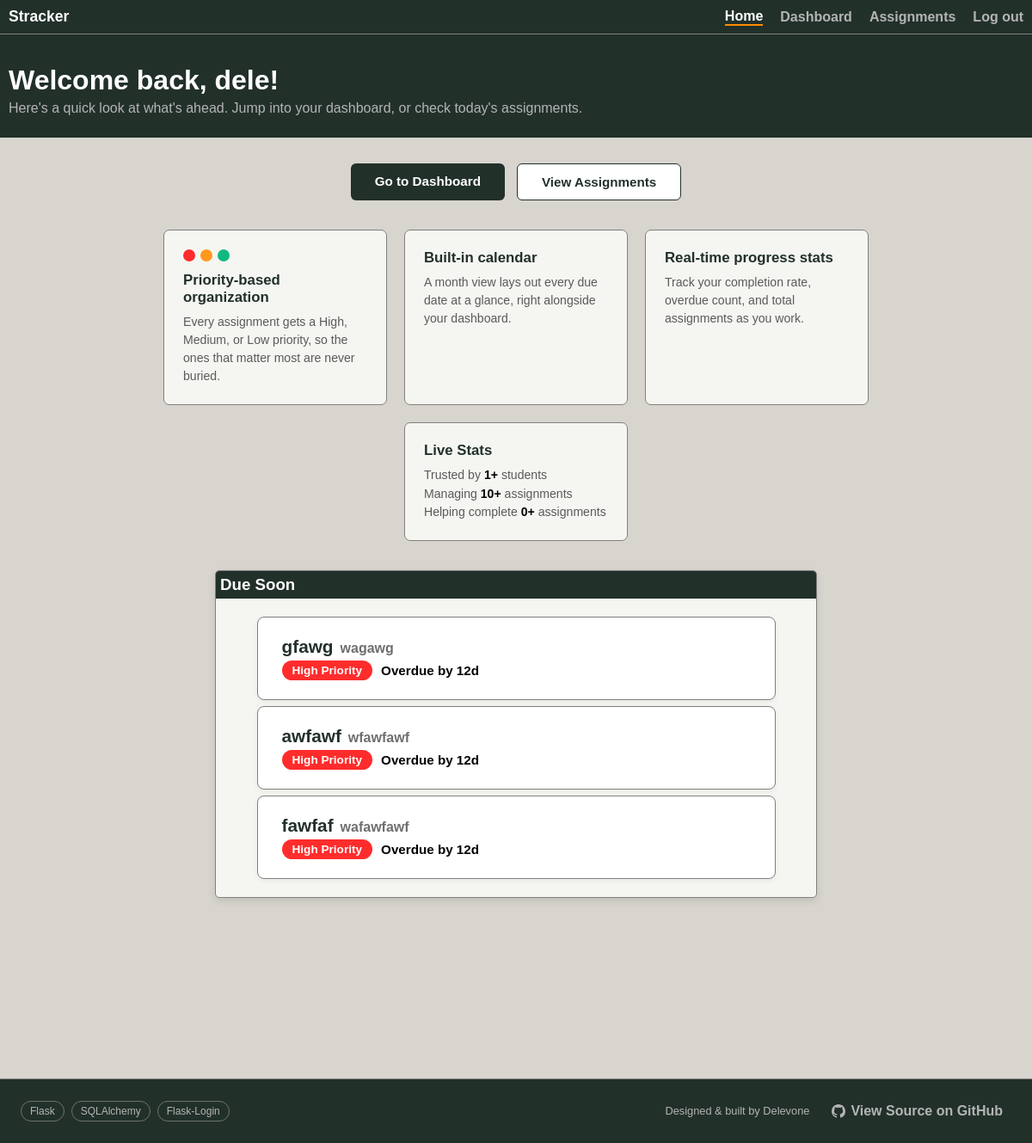
The page / (signed in) on the database as committed earlier.
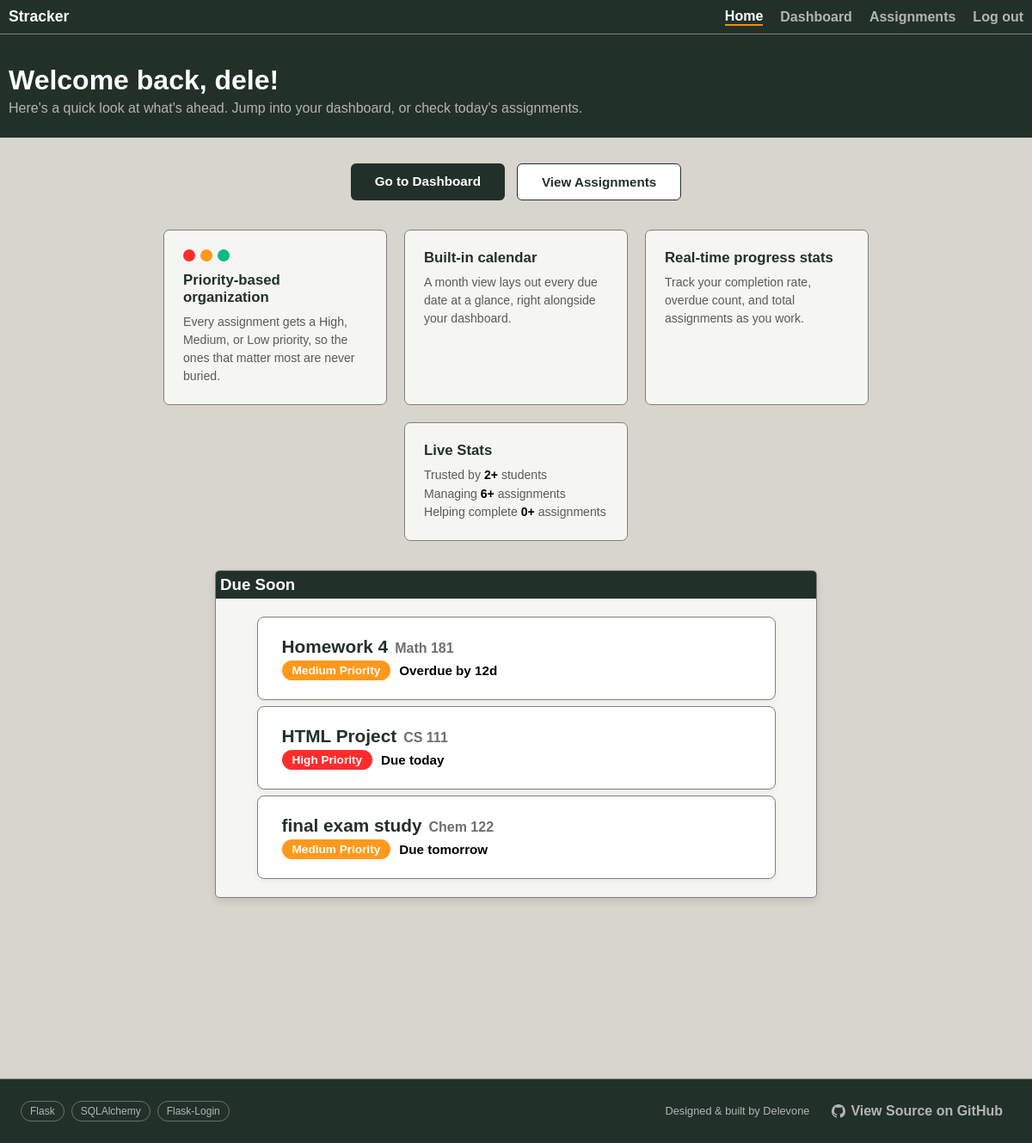
The same page on the database as committed later.
### app/models.py (models this page shows, shortened)
class User(db.Model, UserMixin):
    id = db.Column(db.Integer, primary_key=True)
    email = db.Column(db.String(150), unique=True)
    username = db.Column(db.String(150), unique=True)
    password = db.Column(db.String(1000))
    assignments = db.relationship("Assignment")

class Assignment(db.Model):
    id = db.Column(db.Integer, primary_key=True)
    name = db.Column(db.String(150))
    course = db.Column(db.String(150))
    priority = db.Column(db.String(10))
    due_date = db.Column(db.Date)
    notes = db.Column(db.String(1000))
    completion_status = db.Column(db.Boolean, default=False)
    student = db.Column(db.Integer, db.ForeignKey('user.id'))
    def days_until_due(self):
        try:
            return (self.due_date - date.today()).days
        except ValueError:
            return 9999
    def due_label(self):
        days = self.days_until_due()
        if self.completion_status:
            return "Completed"
        elif days < -1:
            return f"Overdue by {abs(days)}d"
        elif days == -1:
            return f"Due yesterday"
        elif days == 0:
            return "Due today"
        elif days == 1:
            return "Due tomorrow"
        elif 1 < days <= 6:
            return f"Due in {days} days"
        elif days ==7:
            return "Due in 1 week"
        else:
            return f"Due date: {self.due_date.strftime('%m/%d/%Y')}"

### app/dashboard/routes.py (the view)
@views.route("/")
def home():
    real_user_stats = {
            "total_users": User.query.count(),
            "total_assignments": Assignment.query.count(),
            "completed_assignments": Assignment.query.filter_by(completion_status=True).count(),
        }
    return render_template("home.html", user=current_user, real_user_stats=real_user_stats)

### app/__init__.py (called while the page is built)
def create_app():
    app = Flask(__name__)
    app.config['SECRET_KEY'] = os.environ.get("SECRET_KEY")
    app.config['SQLALCHEMY_DATABASE_URI'] = DATABASE_URL or 'sqlite:///database.db'
    db.init_app(app)
    from app.auth.routes import auth
    from app.dashboard.routes import views
    app.register_blueprint(auth, url_prefix="/auth")
    app.register_blueprint(views, url_prefix="/")
    from .models import User, Assignment
    login_manager = LoginManager()
    login_manager.login_view = "auth.login"
    login_manager.init_app(app)
    @login_manager.user_loader
    def load_user(id):
        return User.query.get(int(id))
    if not path.exists('app/' + "database.db"):
        with app.app_context():
            db.create_all()
        print('Created Database!')
    return app

### app/templates/home.html (shortened to what this page needs)
{% extends "index.html" %}
{% block content %}
    <nav class="navbar">
        <span id="stracker">Stracker</span>
        {% if user.is_authenticated %}
        <a class = "navigation-link current" href="/">Home</a>
        <a class = "navigation-link" href="/dashboard">Dashboard</a>
        <a class = "navigation-link" href="/assignments">Assignments</a>
        <a class = "navigation-link" href="/auth/logout">Log out</a>
        {% else %}
        <a class = "navigation-link current" href="/">Home</a>
        <a class = "navigation-link" href="/auth/login">Login</a>
        <a class = "navigation-link" href="/auth/sign-up">Sign-Up</a>
        {% endif %}
    </nav>
    <header>
        {% if user.is_authenticated %}
        <h1>Welcome back, {{ user.username }}!</h1>
        <p>Here's a quick look at what's ahead. Jump into your dashboard, or check today's assignments.</p>
        {% else %}
        <h1>Stay on top of every deadline.</h1>
        <p>Stracker is a student assignment tracker with priority-based color coding, a built-in calendar, and real-time progress stats.</p>
        <p>Track due dates, organize classes, and never miss another deadline.</p>
        {% endif %}
    </header>
    <main>
        <div class="home-content">
            <div class="home-cta-row">
                {% if user.is_authenticated %}
                <a class="home-btn home-btn-primary" href="/dashboard">Go to Dashboard</a>
                <a class="home-btn home-btn-secondary" href="/assignments">View Assignments</a>
                {% else %}
                <a class="home-btn home-btn-primary" href="/auth/sign-up">Sign Up</a>
                <a class="home-btn home-btn-secondary" href="/auth/login">Log In</a>
                {% endif %}
            </div>
            <div class="home-features">
                <div class="home-feature-card">
                    <div class="home-swatches">
                        <span class="home-swatch home-swatch-high"></span>
                        <span class="home-swatch home-swatch-medium"></span>
                        <span class="home-swatch home-swatch-low"></span>
                    </div>
                    <p class="home-feature-title">Priority-based organization</p>
                    <p class="home-feature-desc">Every assignment gets a High, Medium, or Low priority, so the ones that matter most are never buried.</p>
                </div>
                <div class="home-feature-card">
                    <p class="home-feature-title">Built-in calendar</p>
                    <p class="home-feature-desc">A month view lays out every due date at a glance, right alongside your dashboard.</p>
                </div>
                <div class="home-feature-card">
                    <p class="home-feature-title">Real-time progress stats</p>
                    <p class="home-feature-desc">Track your completion rate, overdue count, and total assignments as you work.</p>
                </div>
                <div class="home-feature-card">
                    <p class="home-feature-title">Live Stats</p>
                    <p class="home-feature-desc">Trusted by <span class="stat">{{ real_user_stats.total_users }}+</span> students</p>
                    <p class="home-feature-desc">Managing <span class="stat">{{ real_user_stats.total_assignments }}+</span> assignments</p>
                    <p class="home-feature-desc">Helping complete <span class="stat">{{ real_user_stats.completed_assignments }}+</span> assignments</p>
                </div>
            </div>
            {% if user.is_authenticated %}
            {% set upcoming = (user.assignments | rejectattr('completion_status') | sort(attribute='due_date') | list)[:3] %}
            <div class="statistics-container box-shadow home-preview">
                <h3 class="container-header">Due Soon</h3>
                <ul class="home-preview-list">
                    {% for assignment in upcoming %}
                    <li class="assignment priority-{{ assignment.priority|lower }}">
                        <div class="assignment-main">
                            <div class="assignment-header">
                                <span class="assignment-name">{{ assignment.name }}</span>
                                <span class="assignment-course">{{ assignment.course }}</span>
                            </div>
                            <div class="assignment-meta">
                                <span class="priority-badge priority-{{ assignment.priority|lower }}">{{ assignment.priority }} Priority</span>
                                <span class="assignment-due">{{ assignment.due_label() }}</span>
                            </div>
                        </div>
                    </li>
                    {% else %}
                    <p class="home-preview-empty">You're all caught up — nothing due right now. <a href="/assignments">Add an assignment</a> to get started.</p>
                    {% endfor %}
                </ul>
            </div>
            {% endif %}
        </div>
    </main>
    <footer class="home-footer">
        <div class="home-tech-badges">
            <span class="home-badge">Flask</span>
            <span class="home-badge">SQLAlchemy</span>
            <span class="home-badge">Flask-Login</span>
        </div>
        <div class="home-footer-right">
            <span class="home-credit">Designed &amp; built by Delevone</span>
            <a class="navigation-link home-github-link" href="https://github.com/delevonecodes/assignment_tracker2" target="_blank" rel="noopener noreferrer">
                View Source on GitHub
            </a>
        </div>
    </footer>
{% endblock %}

### app/templates/index.html (shortened to what this page needs)
<!DOCTYPE html>
<html lang="en">
    <head>
        <link rel="stylesheet" href="{{ url_for('static', filename='styles.css') }}">
    </head>
    <body>
        {% block content %}{% endblock %}
    </body>
</html>

Rows that differ between the two databases and show on the page:
removed Assignment: name "fawfaf", course "wafawfawf", priority "High", due_label "Overdue by 12d"
changed Assignment "Overdue by 12d": name "gfawg" → "Homework 4"; course "wagawg" → "Math 181"; priority "High" → "Medium"
changed Assignment "High": name "awfawf" → "HTML Project"; course "wfawfawf" → "CS 111"; due_label "Overdue by 12d" → "Due today"
added Assignment: name "final exam study", course "Chem 122", priority "Medium", due_label "Due tomorrow"
Other text that changed with them:
{{ real_user_stats.total_users }}: "1" → "2"
{{ real_user_stats.total_assignments }}: "10" → "6"
